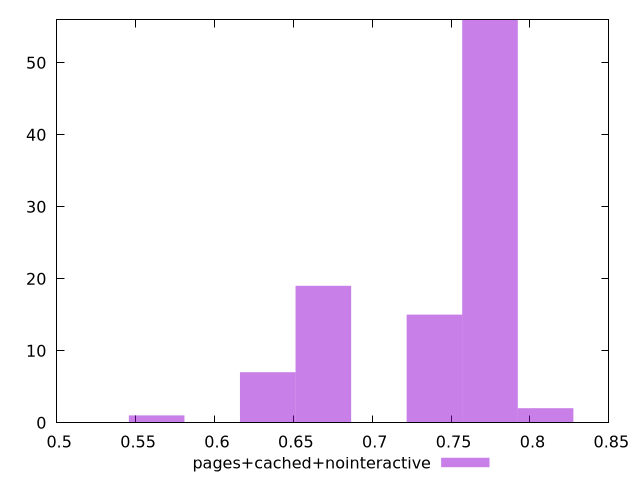

This figure's gnuplot source:
$_pagesCachedNointeractive <<EOF
0.6690338557880642 19
0.7746707803861796 56
0.6338215475886925 7
0.8098830885855515 2
0.7394584721868078 15
0.5633969311899488 1
EOF
set key outside below
set terminal pngcairo
set output "report_00005_2020-11-02T22-26-11.212Z/speed-index/pages+cached+nointeractive//hist.png"
set yrange [0:56]
set boxwidth 0.0352123081993718
set style fill transparent solid 0.5 noborder
plot $_pagesCachedNointeractive title "pages+cached+nointeractive" with boxes ,
